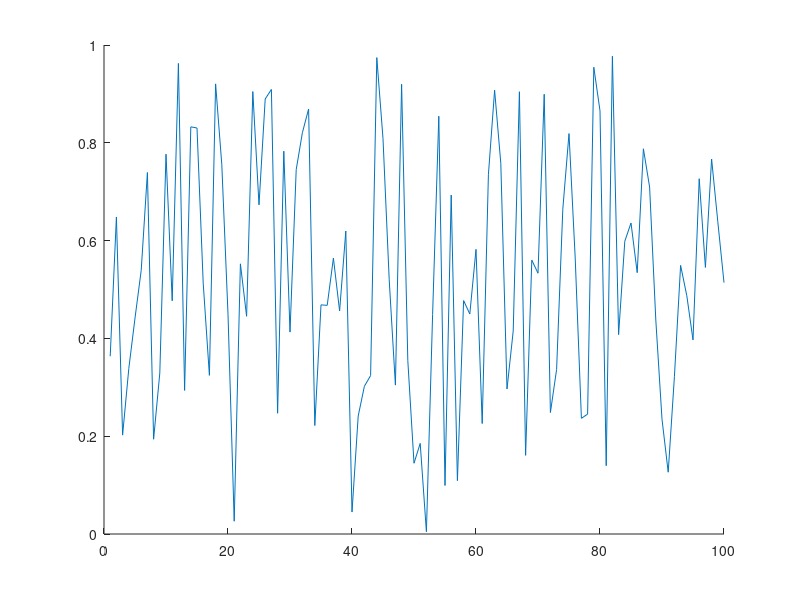

Write the MATLAB code that produced this figure. (Note: this script raises an error after producing the figure.)
clc
close all
clear

if isfolder('pics') == 0
    mkdir('pics')
end

x = 1:100;
y = rand(100,1);
idxmin = find(y == max(y));
idxmax = find(y == min(y));
txt = ['\leftarrow y = ',int2str(max(y))];
hold on
plot(x,y)
plot(x,y,'o','MarkerIndices',[idxmin idxmax],'MarkerFaceColor','red','MarkerSize',5)
t = text(idxmax,y(idxmax),txt);
t.Color = [153/255 153/255 255/255];
hold off
legend('random plot [0:1]');
print -dpng ./pics/test.png
close
%% testing plot function
clc

x = [0:0.01:2*pi];
y = sin(x);
yCmp = cos(x);
string = 'My test plot';
p_title = 'test_print';
t="";

% test = myplot(x,y,string,p_title);
test2 = superplot(x,y,'plotName',"My super plot",'figureName',"super_plot");
test3 = superplot(x,y,'cmpYLegend',"cos(x)",'figureName',"cosxVsSinx",'cmpY',yCmp,'yLegend',"sin(x)",'yName',"Amplitude",'xName',"Samples NOT normalized to 2\pi", ...
    'plotName',"Plotting cos(x) against sin(x)");
close(test2);
close(test3);
test4 = superplot(x,y);

testV = ones(1,1);
testV(2) = 5;

%% testing MER loop
% clear
clc
close all
clear

idx = 1;
for i = 0:200
    if ( rem((i-1)/4,1)==0 )
        validLen(idx) = i;
        idx = idx+1;
    end
end

% Constants are double-precision by default; N=85 found nothing
vec = [85 105];

% for im
    
% for i = vec(1):0.01:vec(1)
%     fprintf("i is %d coefficients\n",i);
% end
    
% for i = 0:2:10
%     fprintf("i SHOULD be EVEN and is %d\n",i);
% end

%coefficients have to be even and divisible by span w/no remainder LOOK
%INTO THIS
%beta MUST be greater than 0
[MER_out, betaTX_out, betaRCV_out, coeff_out] = MER_opt('Nsps',4,'numCoeffs',vec,'betaTX',[0.1 0.0001 0.2],'betaRCV',[0.1 0.0001 0.2],'MER',50);
% [MER_out, betaTX_out, betaRCV_out, coeff_out] = MER_opt('Nsps',4,'numCoeffs',[25 77],'betaTX',[.01 0.01 .16],'betaRCV',[0.12 0.01 0.34],'MER',40);

% last = find(~MER_out,1);
fileID = fopen('GSM_parameters.txt','w');
cBeta = char(hex2dec('03b2'));
fprintf(fileID,'%10s %10s %10s %10s\r\n','MER', 'betaTX', 'betaRCV', 'length');
% A = [MER_out(1:last-1); betaTX_out(1:last-1); betaRCV_out(1:last-1); coeff_out(1:last-1)];
A = [MER_out; betaTX_out; betaRCV_out; coeff_out];
fprintf(fileID,'%10.6f %10.6f %10.6f %8.0f\r\n',A);
fclose(fileID);

% c_idx = find(coeff_out==121);
% max_121 = max(MER_out(c_idx(1):c_idx(end)));
% desired_121 = find(MER_out>=54.0679);

DONE = ones(10,1);
finish = sum(DONE(1:5));

%% MER calc
% clc
% clear all
% close all
% den = [-0.001473028462308   0.005666223150735  -0.019416661964618  -0.041188246018261   0.083990599017613  -0.169565530125065   0.900837427479342 ...
%     0.311842632473442  -0.140969388867244   0.099871376920441  -0.088049305611010   0.023834632003521  -0.009447343197004   0.002953619390284]
% 
% pk = 0.99924965776672958;
% 
% 10*log10(pk^2/sum(den.^2));

%% Measuring OOB requirements
clear 
close all
clc
cBeta = char(hex2dec('03b2'));

format long
% window designer from 0 to pi
% load('KaisWin.mat');
% load('windowKais101.mat');

% fileID = fopen('GSM_parameters_89-121_B1-0.001-2.txt'); %89-121.txt
% fileID = fopen('GSM_parameters_73-81.txt'); %73-81.txt
fileID = fopen('GSM_parameters_85-105_B1-0.0001-2.txt'); %85-105_B1-0.0001-2.txt
formatSpec = '%s';
N = 4;
C_text = textscan(fileID,formatSpec,N);
C_data0 = textscan(fileID,'%f %f %f %f');
fclose(fileID);


fileID = fopen('MOAP.txt','A');
cBeta = char(hex2dec('03b2'));
% ********************** Comment this out after first run ***********
fprintf(fileID,'%10s %10s %10s %10s %10s %10s %10s %10s %10s %10s \r\n','MER', 'betaTX', 'betaRCV', 'length', 'idx TX & RCV', 'OB1', 'OB2', 'OB3','b Kaiser','weight');

vTX_B=C_data0{1,2}.'; vRCV_B=C_data0{1,3}.'; vLen=C_data0{1,4}.';
% idx_89=find(vLen==89); idx_93=find(vLen==93); idx_97=find(vLen==97); idx_101=find(vLen==101); idx_109=find(vLen==109);  %89-121.txt
% idx_73=find(vLen==73); idx_81=find(vLen==93); idx_97=find(vLen==97); idx_101=find(vLen==101); idx_109=find(vLen==109);  %73-81.txt
idx_85=find(vLen==85); idx_89=find(vLen==89); idx_93=find(vLen==93); idx_97=find(vLen==97); idx_101=find(vLen==101); idx_105=find(vLen==105); idx_109=find(vLen==109);  %85-105_B1-0.0001-2.txt

% #TX&RCV length; RCV rolloff here
% beta = 0.146600;  %trial 1
% N = 65;
% beta = 0.116400;    %trial 2
% N = 73;
% beta = 0.144400;   %trial 3
% N = 121;
% beta_Rcv = 0.188000;     %trial 18 i stop counting bruh
% N = 101;
% beta_Rcv = vRCV_B;     %trial 18 i stop counting bruh
% N = 93;


% digital angular frequency, w (rads/sample)
% w = [0:0.001:1000]/1000*pi; %0-0.5
w = [0:0.001:200]/100*pi; %one whole cycle

N = 101;
Nsps = 4;
span = (N-1)/4;
% for bk = 1.5:0.01:2
% for bk = 0.3:0.1:0.3
for bk = 0:0.1:0
% for bk = 1:1
% for bk = 2:0.1:2
    for idx_TXnRCV = idx_101(1063):(idx_101(1063))
%     for idx_TXnRCV = idx_101():(idx_101(end))
%     for idx_TXnRCV = idx_93(4):(idx_93(5))
%     for idx_TXnRCV = idx_97(1):(idx_97(1))
%     for idx_TXnRCV = 505:513
        b_nom = vTX_B(idx_TXnRCV);
        beta_Rcv = vRCV_B(idx_TXnRCV);
        GSM = rcosdesign(beta_Rcv,span,Nsps);
        wn = kaiser(length(GSM), bk);
%         wn = WinKaiser;
%         h_TX = GSM.*wn.';
        h_TX = rcosdesign(b_nom,span,Nsps).*wn.';
        h_GSM = GSM;

        % SRRC is a square root nyquist filter; firpm also
        % creates a sqrt nyquist filter
        M=N-1; Nsps=4; span=M/Nsps;
        fc=1/2/Nsps; fp=(1-b_nom)*fc; fs=(1+b_nom)*fc;
        fb = [0 fp fc fc fs .5]*2;
        a = [1 1 1/sqrt(2) 1/sqrt(2) 0 0];
        % wght vector needs to 2.4535 for passband
        wght = [2.4535 1 20];   %10 for N=97; 20 for N=91-89; 40 for N>90
        h_pps = firpm(M,fb,a,wght);

        % window
        h_pps = h_pps.*wn.';
    %     h_pps = h_pps;
        sam_r8 = 6.25;

        % estimate order of SR Nyquist filter | ford=fb(2:end-1);aord=[1 1/sqrt(2) 0];sb=10^(-58/20);dev=[sb 0.02 sb];M_est=firpmord(ford,aord,dev);
        H_srrc = freqz(h_TX,1,w); H_pps = freqz(h_pps,1,w);
        
        mag_H = (abs(H_pps));
        % units of cycles/sample
        bnd_BB=(1+.12)/Nsps/2; 
        bnd_OB1=bnd_BB+(.22/sam_r8); 
        bnd_OB2=bnd_OB1+(1.53/sam_r8); 
        bnd_OB3=bnd_OB2+(1.75/sam_r8);
        ind_BB = find( w/2/pi <= bnd_BB);
        ind_OB1 = find(w/2/pi>=bnd_BB & w/2/pi<=bnd_OB1);
        ind_OB2 = find(w/2/pi>=bnd_OB1 & w/2/pi<=bnd_OB2);
        ind_OB3 = find(w/2/pi>=bnd_OB2 & w/2/pi<=bnd_OB3);

        conv2Lin = @(x) 10.^(x/20);
        conv2dB =  @(x) 10.*log10(x);
 
        % Power is the ratio of 2 power quantities and can be referred to
        % as gain in dB. Comparing power requires the integral, the
        % integral can also be thought as the sum of the area as well;
        % sum(magnitude in linear units^2) is integrating each power of each frequency
        
        pwr_BB=2*sum( mag_H(ind_BB(1):ind_BB(end)).^2 );
        pwr_OB1=sum(mag_H(ind_OB1(1):ind_OB1(end)).^2);
        pwr_OB2=sum(mag_H(ind_OB2(1):ind_OB2(end)).^2);
        pwr_OB3=sum(mag_H(ind_OB3(1):ind_OB3(end)).^2);

        % calculate power ratio to signal to OB channels\
        dB_OB1 = conv2dB(pwr_BB/pwr_OB1);
        dB_OB2 = conv2dB(pwr_BB/pwr_OB2);
        dB_OB3 = conv2dB(pwr_BB/pwr_OB3);

        % can cascade firpm sqrt w/srrc, center coeff
        % isn't one BUT even symmetric
        cascade = conv(h_pps,GSM);
        cascade_SRRC = conv(GSM,GSM);

        num = cascade(N);
        den = zeros(floor(length(cascade)/Nsps),1);
        idx = 1;
        cnt = 0;
        for i = 1:length(cascade)
            if cnt == 0 && i ~= N
                den(idx) = cascade(i);
                cnt = cnt + 1;
                idx = idx + 1;
            elseif cnt >= Nsps-1
                cnt = 0;
            else
                cnt = cnt + 1;
            end
        end
        MER_theo = 10*log10( num^2/sum(den.^2) );
%         future considerations append to txtfile
        if dB_OB1 > 58 && dB_OB2 > 60 && dB_OB3 > 63 && MER_theo >= 40
            fprintf("\n*************MET SPEC*************************\n");
            fprintf("TX's %s: %1.4f | RCV's %s: %1.4f | idx TX & RCV: %d\n",cBeta,b_nom,cBeta,beta_Rcv,idx_TXnRCV);
            fprintf("OB1: %2.6f | OB2: %2.6f | OB3: %2.6f | MER: %2.6f | Bk: %2.4f | Beta nominal: %2.4f | \n",dB_OB1,dB_OB2,dB_OB3,MER_theo,bk, b_nom);
            fprintf("baseband bnd frequency: %2.4f | OB1 bnd frequency: %2.4f | OB2 bnd frequency: %2.4f | OB3 bnd frequency: %2.4f |\n", bnd_BB, bnd_OB1, bnd_OB2, bnd_OB3);
            fprintf("weight: ");disp(wght);
            %fprintf('MER', 'betaTX', 'betaRCV', 'length', 'idx TX & RCV', 'OB1', 'OB2', 'OB3','beta Kaiser','weight');
            A=[MER_theo, b_nom, beta_Rcv, N, idx_TXnRCV, dB_OB1, dB_OB2, dB_OB3, bk, wght(3)];
            fprintf(fileID,'%10.6f %10.6f %10.6f %10d %10d %10.6f %10.6f %10.6f %10.6f %10d \r\n',A);
        end
    end
end
fclose(fileID);

TX_MR = superplot(w/2/pi,20*log10(abs(H_pps)),'plotName',"Magnitude Response of PPS",'figureName',"PracticalPSResp",'yName',"Magnitude (dB)",...
    'xName',"f0, frequency (cycles/sample)",'yLegend',"SQRT FIRPM",'cmpY',20*log10(abs(H_srrc)),'cmpYLegend',"SRRC",...
    'plotAxis',[0 w(end)/2/pi -150 10]);

hold on
% OOB requirement 1
plot([bnd_BB bnd_BB],[-200 -58],'--k');
plot([bnd_BB bnd_OB1],[-58 -58],'--k');
plot([bnd_OB1 bnd_OB1],[-200 -58],'--k');
% OOB requirement 2
plot([bnd_OB1 bnd_OB1],[-200 -60],':R');
plot([bnd_OB1 bnd_OB2],[-60 -60],':R');
plot([bnd_OB2 bnd_OB2],[-200 -60],':R');
% OOB requirement 3
plot([bnd_OB2 bnd_OB2],[-200 -63],'g');
plot([bnd_OB2 bnd_OB3],[-63 -63],'g');
plot([bnd_OB3 bnd_OB3],[-200 -63],'g');
legend('Sqrt firpm','SRRC','OB1','OB1','OB1','OB2','OB2','OB2','OB3','OB3','OB3');
hold off
location = strcat('./pics/','PracticalPSResp','.png');
print(TX_MR, '-dpng', location);
% close(TX_MR);

% scale desired coefficients
maxi = sum(abs(h_pps));
scaling = (1-2^-17)/maxi;

h_pps_1s17= round(h_pps*scaling*2^17);
if sum(abs(h_pps_1s17/2^17) > 1-2^-17)
    fprintf("Error need to scaled down h_pps more\n");
    return
end

h_pps_coeffs = unique(h_pps_1s17,'stable');


%% Test cascade
clear 
% close all
clc

coeff = 65;
Nsps = 4;
beta_Rcv = 0.146600;

span = (coeff-1)/Nsps;
rcv = rcosdesign(beta_Rcv, span, Nsps);

% SR Nyquist filter
bb = 2.0; spans = 25;
M = coeff-1;
fc = 1/(2*Nsps);fp=(1-.12)*fc; fs=(1+.12)*fc;
fb = [0 fp fc fc fs .5]*2;
a = [1 1 1/sqrt(2) 1/sqrt(2) 0 0];
wght = [2.4535 1 1];
h_pps=firpm(M,fb,a,wght);
w = [0:0.001:1000]/1000*pi;
wnNorm=kaiser(coeff,2.0);
wnGr=kaiser(coeff,3);
wnLT=kaiser(coeff,1);

H_pps = freqz(h_pps,1,w);
H_ppsGrBk=freqz( conv(h_pps,wnGr),1,w );
H_ppsNormBk=freqz( conv(h_pps,wnNorm),1,w );
H_ppsLTBk=freqz( conv(h_pps,wnLT),1,w );

figName="PPS_with_65coeffs";
pps_plot = superplot(w/2/pi,20*log10(abs(H_pps)),'cmpY',20*log10(H_ppsNormBk),'figureName',figName,...
    'plotAxis',[0 0.5 -100 40]);
hold on
plot(w/2/pi,20*log10(abs(H_ppsGrBk)),"-.g");
plot(w/2/pi,20*log10(abs(H_ppsLTBk)),"--m");
legend('beta=0','beta=2.0','beta=3','beta=1');
hold off
location = strcat('./pics/',figName,'.png');
print(pps_plot, '-dpng', location);

% Too much theory to figure out MER for LPF

%% Test PPS_opt
% clc
% clear 
% close all
% 
% % Constants are double-precision by default
% vec = [65 129];
% 
% [MER_out, betaTX_out, betaRCV_out, coeff_out, betaKais_out] = PPS_opt('Nsps',4,...
%     'numCoeffs',vec,'betaTX',[0 0.001 0.2],'betaRCV',[0.12 0.01 0.12],'MER',40,'betaKais',[0 0.01 10]);

%% File IO
clear all
close all
clc

fileID = fopen('GSM_parameters_SRRC.txt');
formatSpec = '%s';
N = 4;
C_text = textscan(fileID,formatSpec,N);
C_data0 = textscan(fileID,'%f %f %f %f');
fclose(fileID);

%% Designing polyphase filter
clear;close all;clc; load('validLen.mat');

beta_Rcv=0.12; N=21; Nsps=4; span=(N-1)/4;

% rcv = rcosdesign(beta,span, Nsps);
load('rcv.mat');
worse_case_output = sum(abs(rcv));
scaling = (1-2^-17)/worse_case_output;
rcv_1s17=round( rcv*scaling*2^17 );tx=rcv;

sym_mults=round(length(rcv)/2);
poly_mults=sym_mults/Nsps;

%% Testing roll off cascaded
clc; clear; close all;

N=41; Nsps=4; span=(N-1)/4;

rcv = rcosdesign(0.1,span, Nsps); tx = rcosdesign(0.08,span, Nsps);
cascade=conv(rcv,tx);

figure(1);
hold on
title('Different beta');
stem(1:N,rcv);
stem(1:N,tx)
stem(1:2*N-1,cascade);
legend('RCV','TX','Cascade'); grid;
hold off

figure(2);
hold on
title('Same beta');
stem(1:N,rcv);
stem(1:2*N-1,conv(rcv,rcv));
legend('RCV','Cascade'); grid;
hold off

% SRRC is a square root nyquist filter; firpm also
% creates a sqrt nyquist filter
M=N-1; Nsps=4; span=M/Nsps; b_nom=0.1;
fc=1/2/Nsps; fp=(1-b_nom)*fc; fs=(1+b_nom)*fc;
fb = [0 fp fc fc fs .5]*2;
a = [1 1 1/sqrt(2) 1/sqrt(2) 0 0];
% wght vector needs to 2.4535 for passband
wght = [2.4535 1 1];
tx_pm = firpm(M,fb,a,wght);
cascade_pm = conv(tx_pm,rcv);
cascade_rcv = conv(rcv,rcv);

figure(3);
subplot(2,1,1);
hold on
stem(1:N,tx_pm);
stem(1:2*N-1,cascade_pm);
title('firpm');
hold off
subplot(2,1,2);
hold on
stem(1:N,rcv);
stem(1:2*N-1,cascade_rcv);
title('traditional RC');
hold off
% legend('RCV','TX','Cascade'); grid;

figure(4)
stem(1:31,rcosdesign(0.25,(31-1)/4,4));

%% Polyphase Time-SHaring Decimator design
clear
clc
format longG
srrc = round(rcosdesign(0.2,(101-1)/4,4).'*2^17);

N=93;
a_sym_mults = round(N/2);
a_poly_mults = round(a_sym_mults/4);
a_time_share_mults = round(a_poly_mults/4); % use 4x faster clk to do operation

out_ds = zeros(N,N); out_ds(1,1)=1;

% let row=sample & col=y_ds
for row=1:N
    for col=1:N
%         fprintf("row: %d | col: %d | val: %d\n",row,col,row*col);
%         out_ds(row,col)=row*col;
        if row==col&&col==1
%             fprintf("row: %d | col: %d | val: %d\n",row,col,1);
            out_ds(row,col)=row*col;
        elseif col==1&&row~=1
%             fprintf("row: %d | col: %d | val: %d\n",row,col,out_ds(row-1,col)+1);
            out_ds(row,col)=out_ds(row-1,col)+1;
        else
%             fprintf("row: %d | col: %d | val: %d\n",row,col,out_ds(row,col-1)-1);
                if out_ds(row,col-1)-1>0
                    out_ds(row,col)=out_ds(row,col-1)-1;
                else
                    out_ds(row,col)=0;
                end
        end
    end
end

for row=1:N
    for col=1:N
        if out_ds(row,col)==0 || out_ds(row,col)>round(N/2)
            N=N;
        elseif out_ds(row,col)==1
            fprintf("y%dh%d\n",col,out_ds(row,col));
        else
            fprintf("y%dh%d ",col,out_ds(row,col));
        end
    end
end

%% Test append
fileID = fopen('append.txt','A');
cBeta = char(hex2dec('03b2'));
fprintf(fileID,'%10s %10s %10s %10s\r\n','MER', 'betaTX', 'betaRCV', 'length');
% A = [MER_out(1:last-1); betaTX_out(1:last-1); betaRCV_out(1:last-1); coeff_out(1:last-1)];
MER_out=[1 2 3 4]; betaTX_out=1:4; betaRCV_out=1:4; coeff_out=1:4;
A = [MER_out; betaTX_out; betaRCV_out; coeff_out];
for i=1:4
    fprintf(fileID,'%10.6f %10.6f %10.6f %8.0f\r\n',A(i,i));
end
fclose(fileID);
